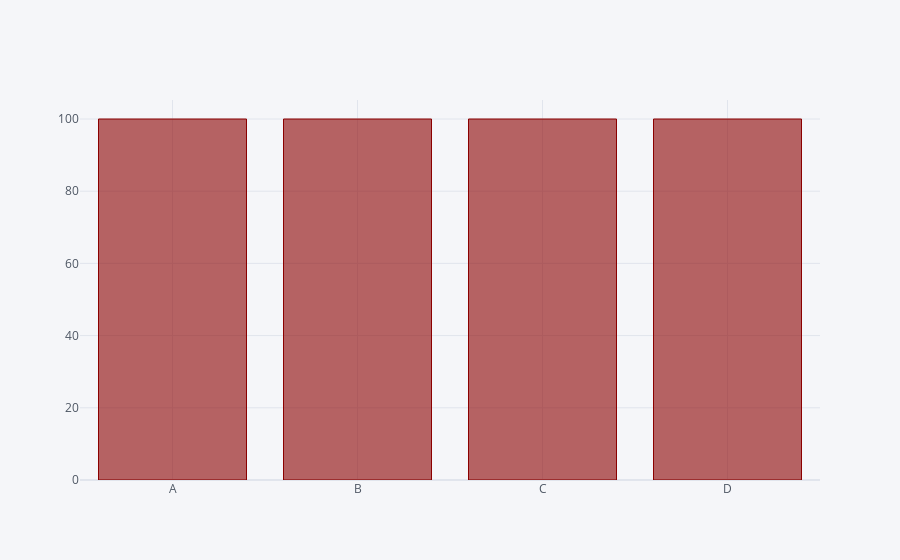

Here is the notebook cell this chart was saved with:
### Code cell
df.count().iplot(kind='bar', color='darkred')

### Figure 1 — Plotly figure (JSON) as saved in the notebook; plotly's stock layout.template omitted (floating-point values rounded to 4 significant figures)
{"data": [{"marker": {"color": "rgba(139, 0, 0, 0.6)", "line": {"color": "rgba(139, 0, 0, 1.0)", "width": 1}}, "name": "None", "orientation": "v", "text": "", "type": "bar", "x": ["A", "B", "C", "D"], "y": [100, 100, 100, 100]}], "layout": {"legend": {"bgcolor": "#F5F6F9", "font": {"color": "#4D5663"}}, "paper_bgcolor": "#F5F6F9", "plot_bgcolor": "#F5F6F9", "title": {"font": {"color": "#4D5663"}}, "xaxis": {"gridcolor": "#E1E5ED", "showgrid": true, "tickfont": {"color": "#4D5663"}, "title": {"font": {"color": "#4D5663"}, "text": ""}, "zerolinecolor": "#E1E5ED"}, "yaxis": {"gridcolor": "#E1E5ED", "showgrid": true, "tickfont": {"color": "#4D5663"}, "title": {"font": {"color": "#4D5663"}, "text": ""}, "zerolinecolor": "#E1E5ED"}}}
